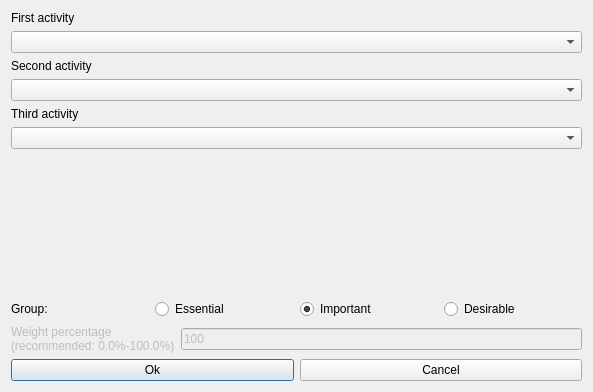
<?xml version="1.0" encoding="UTF-8"?>
<ui version="4.0">
 <class>ModifyConstraintThreeActivitiesGroupedForm_template</class>
 <widget class="QDialog" name="ModifyConstraintThreeActivitiesGroupedForm_template">
  <property name="geometry">
   <rect>
    <x>0</x>
    <y>0</y>
    <width>593</width>
    <height>392</height>
   </rect>
  </property>
  <property name="windowTitle">
   <string extracomment="This is the title of the dialog to modify a constraint of this type">Modify three activities grouped</string>
  </property>
  <layout class="QVBoxLayout" name="verticalLayout">
   <item>
    <layout class="QVBoxLayout">
     <item>
      <widget class="QLabel" name="activityTextLabel">
       <property name="frameShape">
        <enum>QFrame::NoFrame</enum>
       </property>
       <property name="frameShadow">
        <enum>QFrame::Plain</enum>
       </property>
       <property name="text">
        <string>First activity</string>
       </property>
       <property name="wordWrap">
        <bool>false</bool>
       </property>
      </widget>
     </item>
     <item>
      <widget class="QComboBox" name="firstActivitiesComboBox">
       <property name="editable">
        <bool>false</bool>
       </property>
       <property name="insertPolicy">
        <enum>QComboBox::NoInsert</enum>
       </property>
       <property name="autoCompletion">
        <bool>false</bool>
       </property>
       <property name="duplicatesEnabled">
        <bool>false</bool>
       </property>
      </widget>
     </item>
    </layout>
   </item>
   <item>
    <layout class="QVBoxLayout">
     <item>
      <widget class="QLabel" name="activityTextLabel_2">
       <property name="frameShape">
        <enum>QFrame::NoFrame</enum>
       </property>
       <property name="frameShadow">
        <enum>QFrame::Plain</enum>
       </property>
       <property name="text">
        <string>Second activity</string>
       </property>
       <property name="wordWrap">
        <bool>false</bool>
       </property>
      </widget>
     </item>
     <item>
      <widget class="QComboBox" name="secondActivitiesComboBox">
       <property name="editable">
        <bool>false</bool>
       </property>
       <property name="insertPolicy">
        <enum>QComboBox::NoInsert</enum>
       </property>
       <property name="autoCompletion">
        <bool>false</bool>
       </property>
       <property name="duplicatesEnabled">
        <bool>false</bool>
       </property>
      </widget>
     </item>
    </layout>
   </item>
   <item>
    <layout class="QVBoxLayout">
     <item>
      <widget class="QLabel" name="activityTextLabel_2_2">
       <property name="frameShape">
        <enum>QFrame::NoFrame</enum>
       </property>
       <property name="frameShadow">
        <enum>QFrame::Plain</enum>
       </property>
       <property name="text">
        <string>Third activity</string>
       </property>
       <property name="wordWrap">
        <bool>false</bool>
       </property>
      </widget>
     </item>
     <item>
      <widget class="QComboBox" name="thirdActivitiesComboBox">
       <property name="editable">
        <bool>false</bool>
       </property>
       <property name="insertPolicy">
        <enum>QComboBox::NoInsert</enum>
       </property>
       <property name="autoCompletion">
        <bool>false</bool>
       </property>
       <property name="duplicatesEnabled">
        <bool>false</bool>
       </property>
      </widget>
     </item>
    </layout>
   </item>
   <item>
    <spacer name="spacer2">
     <property name="orientation">
      <enum>Qt::Vertical</enum>
     </property>
     <property name="sizeType">
      <enum>QSizePolicy::Expanding</enum>
     </property>
     <property name="sizeHint" stdset="0">
      <size>
       <width>20</width>
       <height>70</height>
      </size>
     </property>
    </spacer>
   </item>
   <item>
    <layout class="QHBoxLayout" name="horizontalLayout_4">
     <item>
      <widget class="QLabel" name="groupTextLabel">
       <property name="text">
        <string>Group:</string>
       </property>
      </widget>
     </item>
     <item>
      <widget class="QRadioButton" name="essentialRadioButton">
       <property name="text">
        <string>Essential</string>
       </property>
      </widget>
     </item>
     <item>
      <widget class="QRadioButton" name="importantRadioButton">
       <property name="text">
        <string>Important</string>
       </property>
       <property name="checked">
        <bool>true</bool>
       </property>
      </widget>
     </item>
     <item>
      <widget class="QRadioButton" name="desirableRadioButton">
       <property name="text">
        <string>Desirable</string>
       </property>
      </widget>
     </item>
    </layout>
   </item>
   <item>
    <layout class="QHBoxLayout">
     <item>
      <widget class="QLabel" name="weightTextLabel">
       <property name="enabled">
        <bool>false</bool>
       </property>
       <property name="frameShape">
        <enum>QFrame::NoFrame</enum>
       </property>
       <property name="frameShadow">
        <enum>QFrame::Plain</enum>
       </property>
       <property name="text">
        <string>Weight percentage
(recommended: 0.0%-100.0%)</string>
       </property>
       <property name="wordWrap">
        <bool>false</bool>
       </property>
      </widget>
     </item>
     <item>
      <widget class="QLineEdit" name="weightLineEdit">
       <property name="enabled">
        <bool>false</bool>
       </property>
       <property name="text">
        <string notr="true">100</string>
       </property>
      </widget>
     </item>
    </layout>
   </item>
   <item>
    <layout class="QHBoxLayout">
     <item>
      <widget class="QPushButton" name="okPushButton">
       <property name="text">
        <string>Ok</string>
       </property>
      </widget>
     </item>
     <item>
      <widget class="QPushButton" name="cancelPushButton">
       <property name="text">
        <string>Cancel</string>
       </property>
      </widget>
     </item>
    </layout>
   </item>
  </layout>
 </widget>
 <layoutdefault spacing="6" margin="11"/>
 <resources/>
 <connections/>
</ui>
